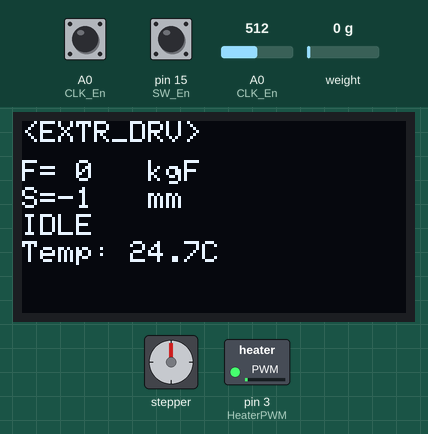
A sketch run on a simulated Arduino Uno, built with avr-gcc and run on an emulated ATmega328P. Parts: stepper motor, 128×64 one-colour display, switched loads named in the sketch (green lamp = pin HIGH). Wiring (inferred from the names in the program): stepper motor driver (200 steps per turn assumed): step pin 13; direction pin 12. The inputs (shaded band) are chosen by the test bench; at power-on: A0 (CLK_En) = 512, pin 15 (SW_En) HIGH, weight on the scale 0 g, A0 (CLK_En) HIGH. Pins used as bus, display or sensor lines are not drawn.

Above: at 3.7 s.
4.3 s: A0 (CLK_En) set to 140
At 7.1 s:
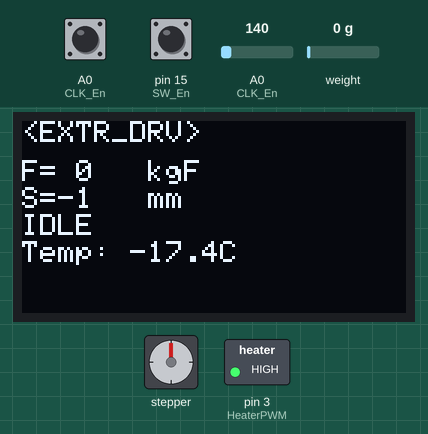
7.6 s: pin 15 (SW_En) pulled LOW for 0.15 s
At 7.88 s:
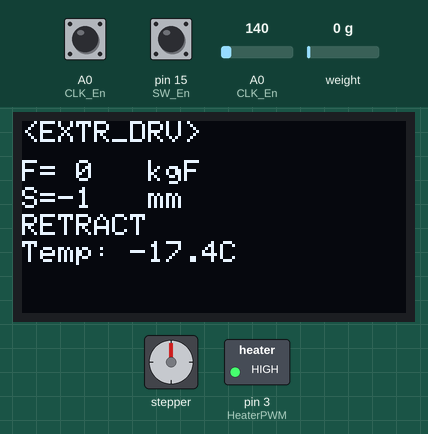
8.3 s: weight on the scale set to 1250 g
At 9.48 s:
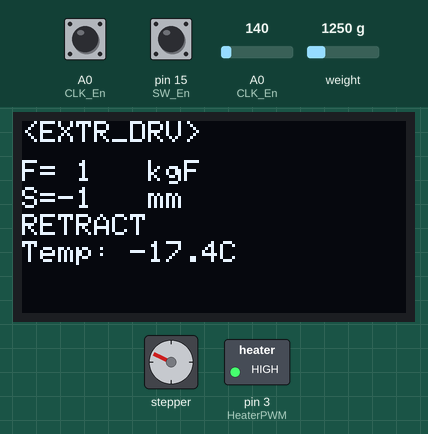
10.4 s: A0 (CLK_En) set to 900
13.4 s: pin 15 (SW_En) pulled LOW for 3.2 s
At 16.66 s:
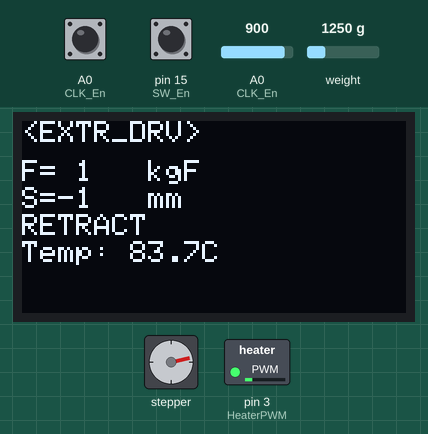
17.2 s: weight on the scale set to 100 g
At 18.95 s:
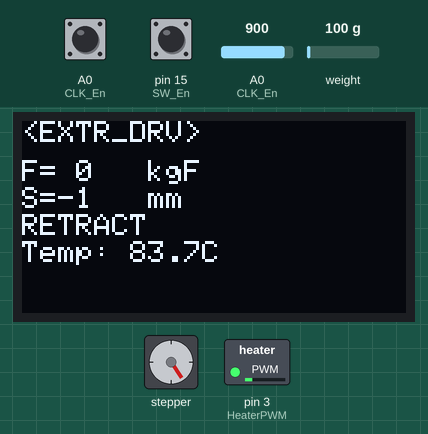
Timing chart, 0 to 23.6 s (numbered marks = the images above; inputs shaded):
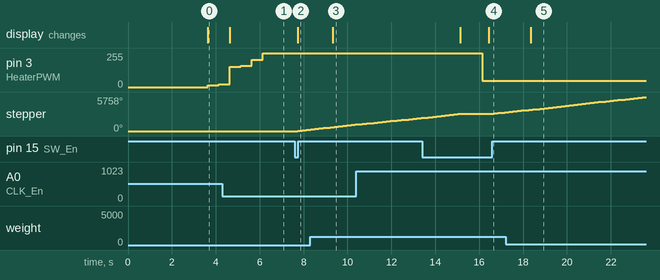

The sketch:

Sha_wemos-d1-mini_ExtruderDriver_V1.ino
```cpp
#include <Arduino.h>
#include <SPI.h>
#include <Wire.h>
#include <Adafruit_GFX.h>
#include <Adafruit_SSD1306.h>
#include <HX711.h>
#include <PID_v1.h>

// Pin Definitions
// Stepper pin (DRV8825)
#define dirPin 12
#define stepPin 13

// Encoder pin
#define CLK_En 14
#define DT_En 16
#define SW_En 15

// HX711 load cell
#define DT_HX711 0
#define SCK_HX711 2
HX711 LoadCell;

// OLED Display
#define OLED_RESET 0
Adafruit_SSD1306 display(OLED_RESET);

// Thermistor and Heater
const int ThermistorPin = A0;
const int HeaterPWM = 3;

// PID Parameters
double Setpoint = 30; // Desired temperature in Celsius
double Input, Output;
double Kp = 1, Ki = 2.0, Kd = 0.5;
PID myPID(&Input, &Output, &Setpoint, Kp, Ki, Kd, DIRECT);

// Thermistor Parameters
float R1 = 10000;
float c1 = 1.009249522e-03, c2 = 2.378405444e-04, c3 = 2.019202697e-07;

// Variables
float force = 120;
int linAdvance = -1;
int stepperStatus = 0;
int stepsPerMM = 100 * 16;
int currentStateCLK, lastStateCLK;
String currentDir = "";
unsigned long lastButtonPress = 0;
int displayRefreshRate = 500;

void dataShow() {
  display.clearDisplay();
  display.setTextSize(1);
  display.setTextColor(WHITE);
  display.setCursor(0, 0);
  display.println("<EXTR_DRV>");

  // Display Force
  display.setCursor(0, 13);
  display.print("F=");
  display.setCursor(18, 13);
  float force = LoadCell.get_units() / 1000;
  if (force < 0) display.setCursor(12, 13);
  display.print(force, 0);
  display.setCursor(42, 13);
  display.print("kgF");

  // Display Travel Distance
  display.setCursor(0, 22);
  display.print("S=");
  display.setCursor(18, 22);
  if (linAdvance < 0) display.setCursor(12, 22);
  display.print(linAdvance);
  display.setCursor(42, 22);
  display.print("mm");

  // Display Status Stepper
  display.setCursor(0, 31);
  switch (stepperStatus) {
    case 0: display.print("IDLE"); break;
    case 1: display.print("ADVANCE"); break;
    case 2: display.print("RETRACT"); break;
    default: display.print("Err 01");
  }

  // Display Temperature
  display.setCursor(0, 40);
  display.print("Temp: ");
  display.print(Input, 1);
  display.print("C");

  // Display time lapse
  // display.setCursor(50, 40);
  // display.print(millis() / 1000);
  // display.print("s");

  display.display();
}

void stepper() {
  stepperStatus = 1;
  digitalWrite(dirPin, LOW);
  if (linAdvance < 0) {
    digitalWrite(dirPin, HIGH);
    stepperStatus = 2;
  }
  dataShow();

  for (int x = 0; x < abs(stepsPerMM * linAdvance); x++) {
    digitalWrite(stepPin, HIGH);
    delay(2);
    digitalWrite(stepPin, LOW);
    delay(2);
    if (millis() % displayRefreshRate == 0) dataShow();
  }

  stepperStatus = 0;
  dataShow();
  delay(1000);
}

void encoder() {
  currentStateCLK = digitalRead(CLK_En);
  if (currentStateCLK != lastStateCLK && currentStateCLK == 1) {
    if (digitalRead(DT_En) != currentStateCLK) {
      linAdvance--;
      currentDir = "CCW";
    } else {
      linAdvance++;
      currentDir = "CW";
    }
  }
  lastStateCLK = currentStateCLK;

  int btnState = digitalRead(SW_En);
  if (btnState == LOW && millis() - lastButtonPress > 50) {
    stepper();
    lastButtonPress = millis();
  }
}

float readThermistor() {
  int Vo = analogRead(ThermistorPin);
  if (Vo == 0) return -999;
  float R2 = R1 * (1023.0 / (float)Vo - 1.0);
  float logR2 = log(R2);
  float T = (1.0 / (c1 + c2 * logR2 + c3 * logR2 * logR2 * logR2));
  return T - 273.15;
}

void setup() {
  Serial.begin(9600);

  display.begin(SSD1306_SWITCHCAPVCC, 0x3C);
  display.clearDisplay();
  display.display();

  LoadCell.begin(DT_HX711, SCK_HX711);
  LoadCell.set_scale(-9.76);
  LoadCell.tare();

  pinMode(stepPin, OUTPUT);
  pinMode(dirPin, OUTPUT);
  pinMode(CLK_En, INPUT);
  pinMode(DT_En, INPUT);
  pinMode(SW_En, INPUT_PULLUP);
  lastStateCLK = digitalRead(CLK_En);

  pinMode(HeaterPWM, OUTPUT);
  myPID.SetMode(AUTOMATIC);
  myPID.SetOutputLimits(0, 255);
  myPID.SetSampleTime(500);

  delay(2000);
}

void loop() {
  encoder();
  Input = readThermistor();
  if (Input < -50 || Input > 150) {
    Serial.println("Sensor Error!");
    return;
  }

  myPID.Compute();
  analogWrite(HeaterPWM, Output);

  if (millis() % displayRefreshRate == 0) dataShow();

  delay(1);
}
```

Measured:
- after the input at 4.3 s, the display: changes after 0.33 s (image 1)
- after the input at 7.6 s, stepper: turns 244° clockwise in 0.55 s, starting after 0.13 s; the display: changes after 0.13 s (image 2)
- after the input at 8.3 s, the display: changes after 1.0 s (image 3)
- after the input at 17.2 s, the display: changes after 1.1 s (image 5)
